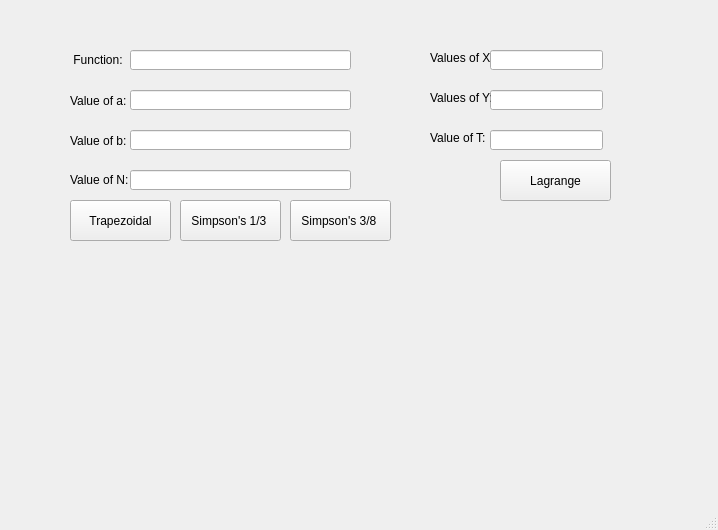
<?xml version="1.0" encoding="UTF-8"?>
<ui version="4.0">
 <class>MainWindow</class>
 <widget class="QMainWindow" name="MainWindow">
  <property name="geometry">
   <rect>
    <x>0</x>
    <y>0</y>
    <width>718</width>
    <height>530</height>
   </rect>
  </property>
  <property name="windowTitle">
   <string>Numerical Methods</string>
  </property>
  <widget class="QWidget" name="centralwidget">
   <widget class="QPushButton" name="pushButton">
    <property name="geometry">
     <rect>
      <x>70</x>
      <y>200</y>
      <width>101</width>
      <height>41</height>
     </rect>
    </property>
    <property name="text">
     <string>Trapezoidal</string>
    </property>
   </widget>
   <widget class="QPushButton" name="pushButton_2">
    <property name="geometry">
     <rect>
      <x>180</x>
      <y>200</y>
      <width>101</width>
      <height>41</height>
     </rect>
    </property>
    <property name="text">
     <string>Simpson's 1/3 </string>
    </property>
   </widget>
   <widget class="QPushButton" name="pushButton_3">
    <property name="geometry">
     <rect>
      <x>290</x>
      <y>200</y>
      <width>101</width>
      <height>41</height>
     </rect>
    </property>
    <property name="text">
     <string>Simpson's 3/8 </string>
    </property>
   </widget>
   <widget class="QPushButton" name="pushButton_4">
    <property name="geometry">
     <rect>
      <x>500</x>
      <y>160</y>
      <width>111</width>
      <height>41</height>
     </rect>
    </property>
    <property name="text">
     <string>Lagrange</string>
    </property>
   </widget>
   <widget class="QLineEdit" name="lineEdit">
    <property name="geometry">
     <rect>
      <x>130</x>
      <y>90</y>
      <width>221</width>
      <height>20</height>
     </rect>
    </property>
    <property name="cursor">
     <cursorShape>ArrowCursor</cursorShape>
    </property>
    <property name="cursorPosition">
     <number>0</number>
    </property>
   </widget>
   <widget class="QLineEdit" name="lineEdit_2">
    <property name="geometry">
     <rect>
      <x>130</x>
      <y>130</y>
      <width>221</width>
      <height>20</height>
     </rect>
    </property>
    <property name="cursorPosition">
     <number>0</number>
    </property>
   </widget>
   <widget class="QLineEdit" name="lineEdit_3">
    <property name="geometry">
     <rect>
      <x>130</x>
      <y>50</y>
      <width>221</width>
      <height>20</height>
     </rect>
    </property>
    <property name="cursor">
     <cursorShape>ArrowCursor</cursorShape>
    </property>
    <property name="cursorPosition">
     <number>0</number>
    </property>
   </widget>
   <widget class="QLabel" name="label">
    <property name="geometry">
     <rect>
      <x>70</x>
      <y>50</y>
      <width>61</width>
      <height>20</height>
     </rect>
    </property>
    <property name="text">
     <string> Function:</string>
    </property>
   </widget>
   <widget class="QLabel" name="label_2">
    <property name="geometry">
     <rect>
      <x>70</x>
      <y>90</y>
      <width>61</width>
      <height>21</height>
     </rect>
    </property>
    <property name="text">
     <string>Value of a:</string>
    </property>
   </widget>
   <widget class="QLabel" name="label_3">
    <property name="geometry">
     <rect>
      <x>70</x>
      <y>130</y>
      <width>61</width>
      <height>21</height>
     </rect>
    </property>
    <property name="text">
     <string>Value of b:</string>
    </property>
   </widget>
   <widget class="QLineEdit" name="lineEdit_4">
    <property name="geometry">
     <rect>
      <x>130</x>
      <y>170</y>
      <width>221</width>
      <height>20</height>
     </rect>
    </property>
   </widget>
   <widget class="QLabel" name="label_4">
    <property name="geometry">
     <rect>
      <x>70</x>
      <y>170</y>
      <width>61</width>
      <height>20</height>
     </rect>
    </property>
    <property name="text">
     <string>Value of N:</string>
    </property>
   </widget>
   <widget class="QLineEdit" name="lineEdit_5">
    <property name="geometry">
     <rect>
      <x>490</x>
      <y>50</y>
      <width>113</width>
      <height>20</height>
     </rect>
    </property>
   </widget>
   <widget class="QLineEdit" name="lineEdit_6">
    <property name="geometry">
     <rect>
      <x>490</x>
      <y>90</y>
      <width>113</width>
      <height>20</height>
     </rect>
    </property>
   </widget>
   <widget class="QLineEdit" name="lineEdit_7">
    <property name="geometry">
     <rect>
      <x>490</x>
      <y>130</y>
      <width>113</width>
      <height>20</height>
     </rect>
    </property>
   </widget>
   <widget class="QLabel" name="label_5">
    <property name="geometry">
     <rect>
      <x>430</x>
      <y>50</y>
      <width>61</width>
      <height>16</height>
     </rect>
    </property>
    <property name="text">
     <string>Values of X:</string>
    </property>
   </widget>
   <widget class="QLabel" name="label_6">
    <property name="geometry">
     <rect>
      <x>430</x>
      <y>90</y>
      <width>61</width>
      <height>16</height>
     </rect>
    </property>
    <property name="text">
     <string>Values of Y:</string>
    </property>
   </widget>
   <widget class="QLabel" name="label_7">
    <property name="geometry">
     <rect>
      <x>430</x>
      <y>130</y>
      <width>61</width>
      <height>16</height>
     </rect>
    </property>
    <property name="text">
     <string>Value of T:</string>
    </property>
   </widget>
  </widget>
  <widget class="QMenuBar" name="menubar">
   <property name="geometry">
    <rect>
     <x>0</x>
     <y>0</y>
     <width>718</width>
     <height>21</height>
    </rect>
   </property>
  </widget>
  <widget class="QStatusBar" name="statusbar"/>
 </widget>
 <resources/>
 <connections/>
</ui>
